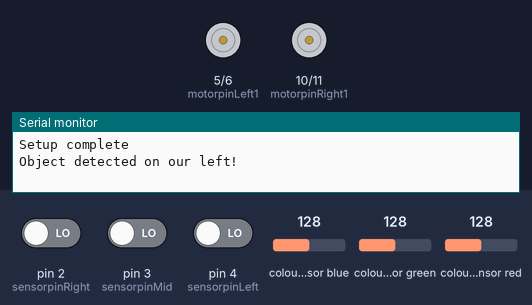
Bench run of a sketch on a simulated Arduino Uno, built with avr-gcc and run on an emulated ATmega328P. Shown: motor-driver pin pairs drawn as motors (green arrow = first pin HIGH = forward, orange = second pin HIGH = backward, longer = more drive), the last lines printed to the serial monitor. Wiring (inferred from the names in the program): TCS3200 colour sensor: output pin 9; S2 pin 7; S3 pin 8; S0 pin 13; S1 pin 12. The test bench sets the inputs (shaded band); at power-on: pin 2 (sensorpinRight) LOW, pin 3 (sensorpinMid) LOW, pin 4 (sensorpinLeft) LOW, colour sensor blue 128, colour sensor green 128, colour sensor red 128.

Above: at 1.2 s.
1.3 s: pin 2 (sensorpinRight) driven HIGH and pin 3 (sensorpinMid) driven HIGH and pin 4 (sensorpinLeft) driven HIGH
At 5.5 s:
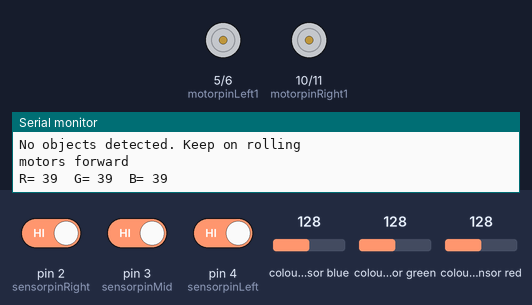
5.6 s: pin 2 (sensorpinRight) driven LOW
At 6.7 s:
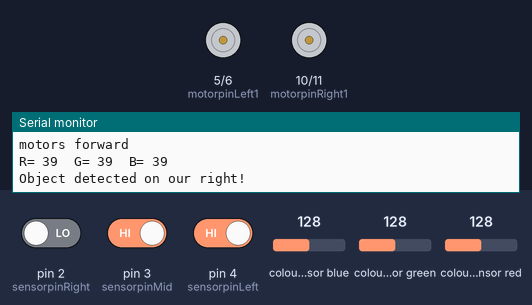
Timing chart, 0 to 8.6 s (numbered marks = the images above; inputs shaded):
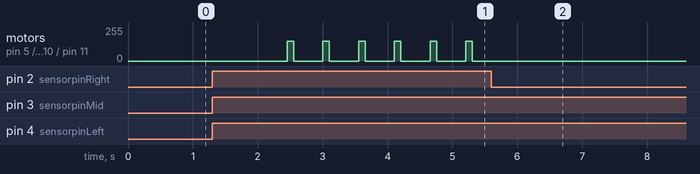

The sketch:

MAZEBot2020Student.ino
```cpp
//This code is for MAZEBot - A driving robot that uses light sensors to avoid obstacles
//Also uses a colour sensor to seek out points of interest(colour)

//Arduino pins connected to Light sensors
const int sensorpinRight = 2;
const int sensorpinMid = 3;
const int sensorpinLeft = 4;

// motor A (wired into the "A" on the motor board)
const int motorpinLeft1 = 5;
const int motorpinLeft2 = 6;

// motor B (wired into the "B" on the motor board)

const int motorpinRight1 = 10;
const int motorpinRight2 = 11;

//Color Sensor pins
#define S0 13
#define S1 12
#define S2 7
#define S3 8
#define sensorOut 9

//provide a variable for light sensor collection
int frequency = 0;
//int color=0;

void setup()
{

// set all the motor control pins to outputs
// Set sensor pins as input so that we can read information from them.
pinMode(sensorpinLeft, INPUT);
pinMode(sensorpinMid, INPUT);
pinMode(sensorpinRight, INPUT);

// setup the serial monitor
Serial.begin(9600);
//send message to the serial monitor
Serial.println("Setup complete");

//setup Motors
pinMode(motorpinLeft1, OUTPUT);
pinMode(motorpinLeft2, OUTPUT);
pinMode(motorpinRight1, OUTPUT);
pinMode(motorpinRight2, OUTPUT);

//setup color sensor
pinMode(S0, OUTPUT);
pinMode(S1, OUTPUT);
pinMode(S2, OUTPUT);
pinMode(S3, OUTPUT);
pinMode(sensorOut, INPUT);

// Setting frequency-scaling to 20%
digitalWrite(S0, HIGH);
digitalWrite(S1, LOW);

}

//FUNCTION CODE++++++++++++++++++++++++++++++++++++++++++++++++++++++++++++++++++++++++++++++++++++++++++++++++++++
//function to stop the motors
void stopMotors() {

analogWrite(motorpinLeft1, 0);
analogWrite(motorpinLeft2, 0);
analogWrite(motorpinRight1, 0);
analogWrite(motorpinRight2, 0);

}

//function to drive the motors in forward direction at a set speed and time
//this function uses parameter passing where the values for speed - "speed" and time -"milliseconds" is passed to the function from the main code
void motorsForward(int speed, int milliseconds) {

// CHANGE THE VALUES BELOW WHERE IT SAYS "*1.0" TO STOP THE ROBOT FROM DRIFTING
analogWrite(motorpinLeft1, speed*1.0);
analogWrite(motorpinRight1, speed*1.0);
delay(milliseconds);
Serial.println("motors forward");
//call the stopMotors() function
stopMotors();
}

//function to drive the motors in forward direction at a set speed and time
//this function uses parameter passing where the values for speed - "speed" and time -"milliseconds" is passed to the function from the main code
void motorsBackward(int speed, int milliseconds) {
// CHANGE THE VALUES BELOW WHERE IT SAYS "*1.0" TO STOP THE ROBOT FROM DRIFTING
analogWrite(motorpinLeft2, speed*1.0);
analogWrite(motorpinRight2, speed*1.0);
delay(milliseconds);
Serial.println("motors backward");
//call the stopMotors() function
stopMotors();
}

//function to drive the motors in turn the buggy in a sharp left direction at a set speed and time
//this function uses parameter passing where the values for speed - "speed" and time -"milliseconds" is passed to the function from the main code
void pointTurnLeft(int speed, int milliseconds){
analogWrite(motorpinLeft2, speed);
analogWrite(motorpinRight1, speed);
delay(milliseconds);
Serial.println("point turn left");
//call the stopMotors() function
stopMotors();
}

//function to drive the motors in turn the buggy in a sharp right direction at a set speed and time
//this function uses parameter passing where the values for speed - "speed" and time -"milliseconds" is passed to the function from the main code
void pointTurnRight(int speed, int milliseconds){
analogWrite(motorpinLeft1, speed);
analogWrite(motorpinRight2, speed);
delay(milliseconds);
Serial.println("point turn right");
//call the stopMotors() function
stopMotors();
}

//function to exit the loop
//this code will stop your program
void shutdown()
{
Serial.println("sketch finish");
while(1);
}


// Function for determining colours - readColor()
void readColor() {
digitalWrite(S2, LOW);
digitalWrite(S3, LOW);
// Reading the output frequency
frequency = pulseIn(sensorOut, LOW);
int R = frequency;
// Printing the values for the Red, Green and Blue values to the serial monitor
Serial.print("R= ");//printing name
Serial.print(frequency);//printing RED color frequency
Serial.print("  ");
delay(150);
// Setting Green filtered photodiodes to be read
digitalWrite(S2, HIGH);
digitalWrite(S3, HIGH);
// Reading the output frequency
frequency = pulseIn(sensorOut, LOW);
int G = frequency;
// Printing the value on the serial monitor
Serial.print("G= ");//printing name
Serial.print(frequency);//printing RED color frequency
Serial.print("  ");
delay(150);
// Setting Blue filtered photodiodes to be read
digitalWrite(S2, LOW);
digitalWrite(S3, HIGH);
// Reading the output frequency
frequency = pulseIn(sensorOut, LOW);
int B = frequency;
// Printing the value on the serial monitor
Serial.print("B= ");//printing name
Serial.print(frequency);//printing RED color frequency
Serial.println("  ");
delay(150);

// if statement condition - black surface
if ((R > 100 ) && (G > 100) && (B > 100)) {
Serial.println("Surface is Black");
Serial.println("Stopping now");
stopMotors();
shutdown();
}
}
//END FUNCTION CODE++++++++++++++++++++++++++++++++++++++++++++++++++++++++++++++++++++++++++++++++++++++++++++++++++++

// PROGRAM instructions below this line will be completed over and over again unless the "shutdown" function is called.
void loop()
{
//OBSTACLE AVOIDANCE:
//if statement condition - no object in front
// HIGH means that nothing has been detected and LOW means that something has been detected
if ((digitalRead(sensorpinLeft) == HIGH) && (digitalRead(sensorpinMid) == HIGH) && (digitalRead(sensorpinRight) == HIGH)) {
//send message to serial monitor
Serial.println("No objects detected. Keep on rolling");
//drive the motors forward at speed 150 for 1000 milliseconds
motorsForward(150, 100);
//decision making based on color
readColor();
}

// if statement condition -  object on left of MazeBot
// LOW means that something has been detected
if (digitalRead(sensorpinLeft) == LOW) {
//send message to serial monitor
Serial.println("Object detected on our left!");
//stop MAZEBot 2 seconds
stopMotors();
delay(2000);
// ADD code to drive backward at speed 150 for 125 milliseconds (0.125 seconds)

// ADD code to turn the robot right sharply

//decision making based on color , please dont remove
readColor();
}

// object on right of MazeBot
// LOW means that something has been detected
if (digitalRead(sensorpinRight) == LOW) {
//send message to serial monitor
Serial.println("Object detected on our right!");
//stop MAZEBot 2 seconds
stopMotors();
delay(2000);
// ADD code to drive backward at speed 150 for 125 milliseconds (0.125 seconds)

// ADD code to turn left sharply

//decision making based on color , please dont remove
readColor();
}

//object in front of MazeBot
if (digitalRead(sensorpinMid) == LOW)  {
//send message to serial monitor
Serial.println("Object directly in front of us!");
//stop MAZEBot 2 seconds
stopMotors();
delay(2000);
//ADD code to drive backward at speed 150 for 125 milliseconds (0.125 seconds)

//ADD code to turn left sharply

//decision making based on color, please dont remove
readColor();
}
}//End of Void Loop
```

Measured:
- after the input at 1.3 s, motor on pin 5 (motorpinLeft1) / pin 6 (motorpinLeft2), motor on pin 10 (motorpinRight1) / pin 11 (motorpinRight2): alternates forward 150/255 for 0.10 s and stopped for 0.45 s, starting after 1.2 s
- after the input at 5.6 s, motor on pin 5 (motorpinLeft1) / pin 6 (motorpinLeft2), motor on pin 10 (motorpinRight1) / pin 11 (motorpinRight2): stops changing and stays stopped
